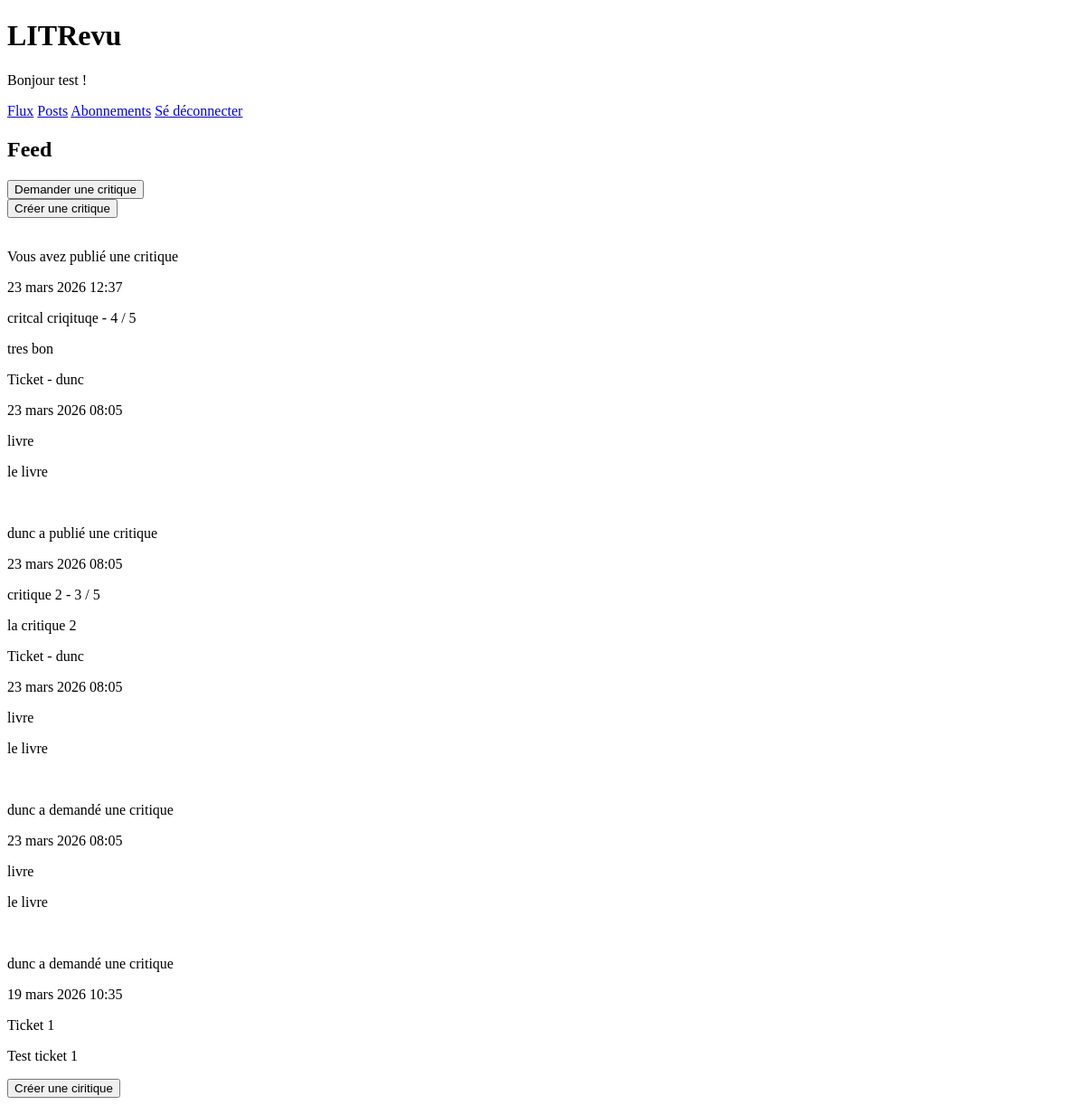
Page / (signed in) on the earlier database version.
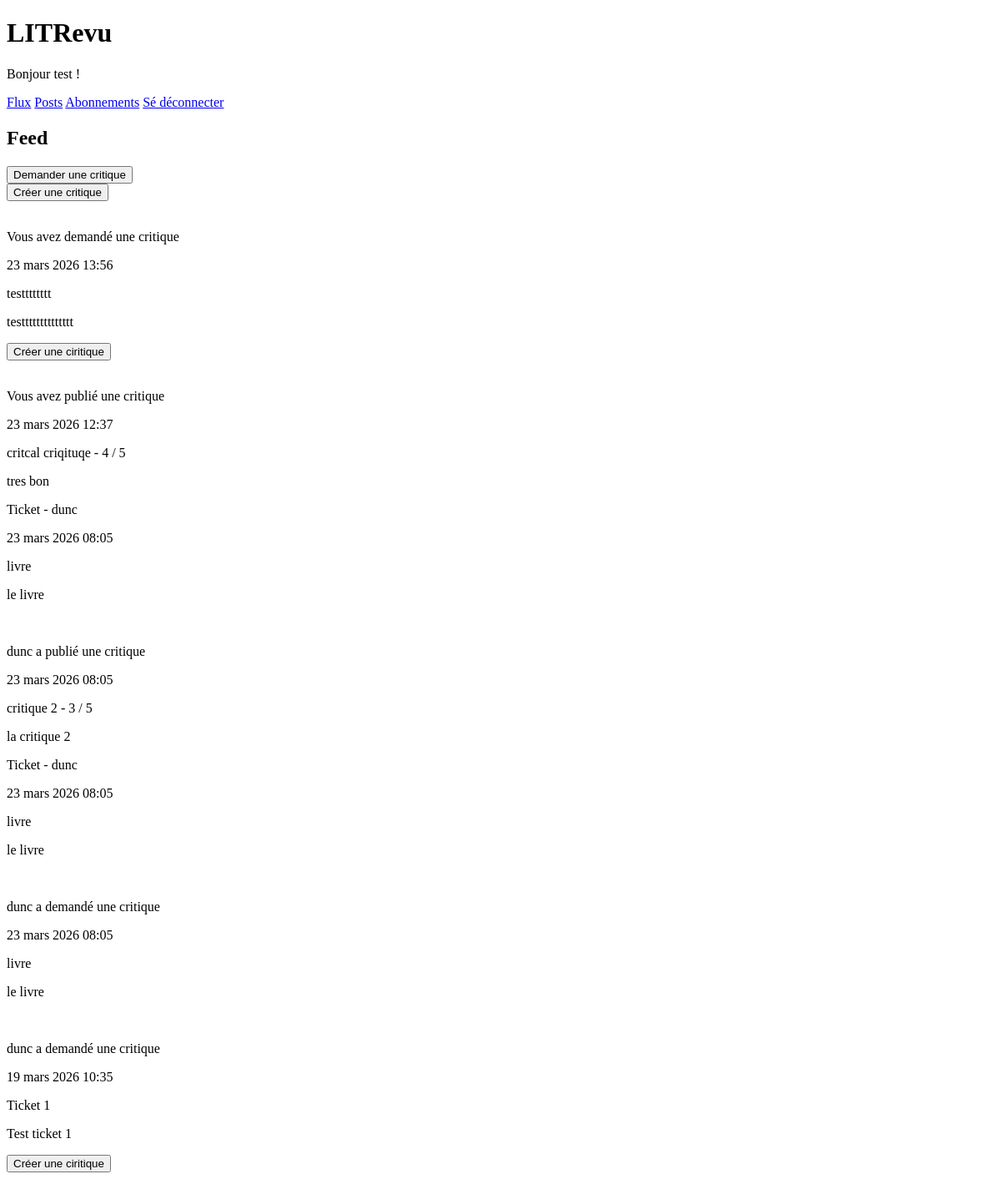
Same page on the later database version.
### review_app/models.py (models this page shows)
class Review(models.Model):
    ticket = models.ForeignKey(to=Ticket, on_delete=models.CASCADE)
    rating = models.PositiveSmallIntegerField(validators=[MinValueValidator(0), MaxValueValidator(5)])
    headline = models.CharField(max_length=128)
    body = models.TextField()
    author = models.ForeignKey(to=settings.AUTH_USER_MODEL, on_delete=models.CASCADE)
    time_created = models.DateTimeField(auto_now_add=True)

class Ticket(models.Model):
    title = models.CharField(max_length=120)
    description = models.TextField()
    image = models.ImageField(upload_to='images/', blank=True)
    time_created = models.DateTimeField(auto_now_add=True)
    author = models.ForeignKey(settings.AUTH_USER_MODEL, on_delete=models.CASCADE)
    closed = models.BooleanField(default=False, blank=True)

### authentication/models.py (models this page shows)
class User(AbstractUser):
    follows = models.ManyToManyField('self', symmetrical=False, related_name='followers', blank=True)

### review_app/views.py (the view)
# urls.py: path('', review_app.views.feed, name='feed'),
@login_required
def feed(request):
    follows = request.user.follows.all()
    followed_users = []
    for follow in follows:
        followed_users.append(follow)
    followed_users.append(request.user)
    tickets = Ticket.objects.filter(author__in=followed_users)
    reviews = Review.objects.filter(Q(author__in=followed_users) | Q(ticket__author = request.user))
    items = []
    for ticket in tickets:
        ticket.type = 'TICKET'
        items.append(ticket)
    for review in reviews:
        review.type = 'REVIEW'
        items.append(review)
    context = sorted(items, key=lambda x: x.time_created, reverse=True)
    return render(request, 'review_app/feed.html', {'context': context})

### review_app/templates/review_app/feed.html
{% extends 'base.html' %}
{% block content %}
<h2>Feed</h2>
<form action="{% url 'add-ticket' %}">
    <button type="submit">Demander une critique</button>
</form>
<form action="{% url 'add-review-and-ticket' %}">
    <button type="submit">Créer une critique</button>
</form>
        {% for element in context %}
        <br>
            {% if element.type == "TICKET" %}
                {% include 'review_app/partials/ticket_snippet.html'  with ticket=element in_review=False %}
                {% if element.closed == False %}
                    <form action="{% url 'add-review-from-ticket' element.id %}">
                        <button type="submit">Créer une ciritique</button>
                    </form>
                {% endif %}
            {% elif element.type == "REVIEW" %}
                {% include 'review_app/partials/review_snippet.html'  with review=element %}
                {% include 'review_app/partials/ticket_snippet.html'  with ticket=element.ticket in_review=True %}
            {% endif %}
        {% endfor %}
{% endblock content %}

### review_app/templates/review_app/partials/ticket_snippet.html (shortened to what this page needs)
{% if in_review == True %}
    <p>Ticket - {{ ticket.author }}</p>
{% else %}
    {% if ticket.author == request.user %}
        <p>Vous avez demandé une critique</p>
    {% else %}
        <p>{{ ticket.author }} a demandé une critique</p>
    {% endif %}
{% endif %}
<p>{{ ticket.time_created }}</p>
<p>{{ ticket.title }}</p>
<p>{{ ticket.description }}</p>

### review_app/templates/review_app/partials/review_snippet.html
{% if review.author == request.user %}
    <p>Vous avez publié une critique</p>
{% else %}
    <p>{{ review.author }} a publié une critique</p>
{% endif %}
<p>{{ review.time_created }}</p>
<p>{{ review.headline }} - {{ review.rating }} / 5</p>
<p>{{ review.body }}</p>

Differences in the rows shown:
added Ticket: shows "Vous avez demandé une critique", time_created "23 mars 2026 13:56", title "testttttttt", description "testttttttttttttt", closed "Créer une ciritique"
